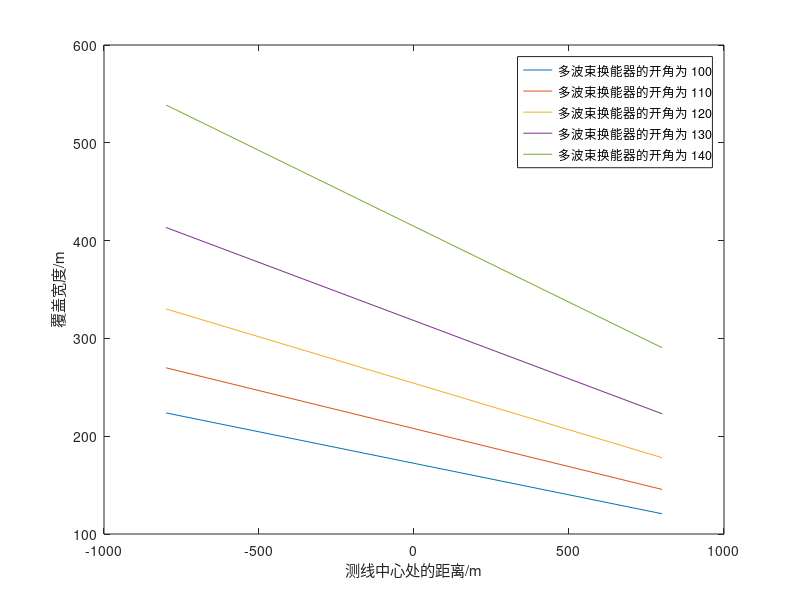
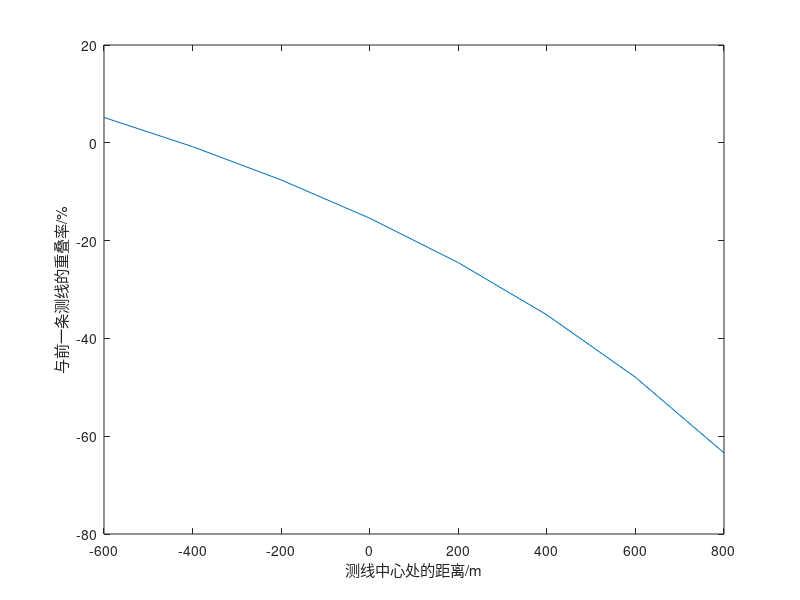

These figures' MATLAB source, in order: (Note: this script raises an error after producing the figures.)
clear;clc
%角度转弧度
rad=@(x) x*pi/180;
degree=@(x) x*180/pi;
%初始化参数
aphla=rad(-1.5);%海底倾斜角
D0=70;%海底中心处水深
theta=rad(120);%换能器开角
d=200;%测线间距

D=@(x) D0+tan(aphla)*x;%距离海面中心x处的海深
%覆盖宽度
W=@(x) D(x)/sin(pi/2-theta/2-aphla)*sin(theta/2)+D(x)/sin(pi/2-theta/2+aphla)*sin(theta/2);
%覆盖率
eta=@(x) (D(x)/sin(pi/2-theta/2-aphla)*sin(theta/2)+...
    D(x-d)/sin(pi/2-theta/2+aphla)*sin(theta/2)-d/cos(aphla))/W(x);

result=struct;
result.W=zeros(5,9);%覆盖宽度
result.D=zeros(5,9);
result.D=zeros(5,9);
for j=100:10:140%开角theta
    theta=rad(j);
    D=@(x) D0+tan(aphla)*x;%距离海面中心x处的海深

    W=@(x) D(x)/sin(pi/2+theta/2-aphla)*sin(theta/2)+D(x)/sin(pi/2-theta/2+aphla)*sin(theta/2);

    eta=@(x) (D(x)/sin(pi/2-theta/2-aphla)*sin(theta/2)+...
    D(x-d)/sin(pi/2-theta/2+aphla)*sin(theta/2)-d/cos(aphla))/W(x);
    for i=-800:200:800%测线范围
        result.W(j/10-9,i/200+5)=W(i);
        result.D(j/10-9,i/200+5)=D(i);
        result.eta(j/10-9,i/200+5)=eta(i);
    end
end

%画图
%距离海面中心距离
D=-800:200:800;
for i=1:5
    figure(1)
    plot(D,result.W(i,:))
    xlabel('测线中心处的距离/m')
    ylabel('覆盖宽度/m')
    len_str1{i}=['多波束换能器的开角为 ',num2str(i*10+90)];
    hold on;
    
end
legend(len_str1)

for i=1:5
    figure(2)
    plot(D(2:end),result.eta(i,2:end)*100)
    xlabel('测线中心处的距离/m')
    ylabel('与前一条测线的重叠率/%')
    len_str2{i}=['多波束换能器的开角为 ',num2str(i*10+90)];
    ytickformat('percentage')
    hold on;
end
figure(2)
plot(-600:200:800,20*ones(8),'k--')
plot(-600:200:800,10*ones(8),'k--')
legend(len_str2,'Location','southwest')

%计算不同划分情况下的重叠率
for i=6:10
    b=-800;
    d=round(1600/i);
    theta=rad(120);
    D=@(x) D0+tan(aphla)*x;%距离海面中心x处的海深

    W=@(x) D(x)/sin(pi/2+theta/2-aphla)*sin(theta/2)+D(x)/sin(pi/2-theta/2+aphla)*sin(theta/2);

    eta=@(x) (D(x)/sin(pi/2-theta/2-aphla)*sin(theta/2)+...
    D(x-d)/sin(pi/2-theta/2+aphla)*sin(theta/2)-d/cos(aphla))/W(x);
    c=0;
    x=[];
    result_eta=[];
    while b<=900
        c=c+1;
        result_eta=[result_eta,eta(b)];
        x=[x,b];
        b=b+d;
    end
    figure(3)
    len_str3{i-5}=['将海面划分为 ',num2str(i),'份'];
    plot(x,result_eta*100);
    xlabel('测线中心处的距离/m')
    ylabel('与前一条测线的重叠率/%')
    ytickformat('percentage')
    hold on;
end
plot(-800:200:800,20*ones(9),'k--')
plot(-800:200:800,10*ones(9),'k--')
xlim([-800,800])
legend(len_str3,'Location','southwest')
hold on
